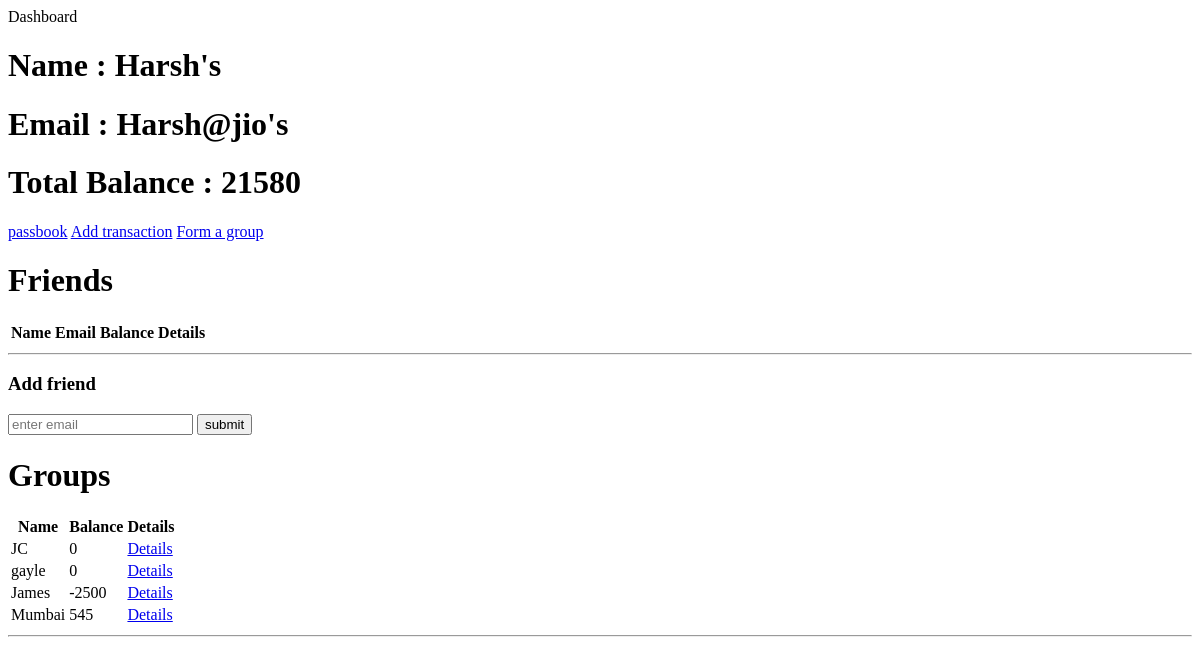
The app's page /users/6 (signed in), older data.
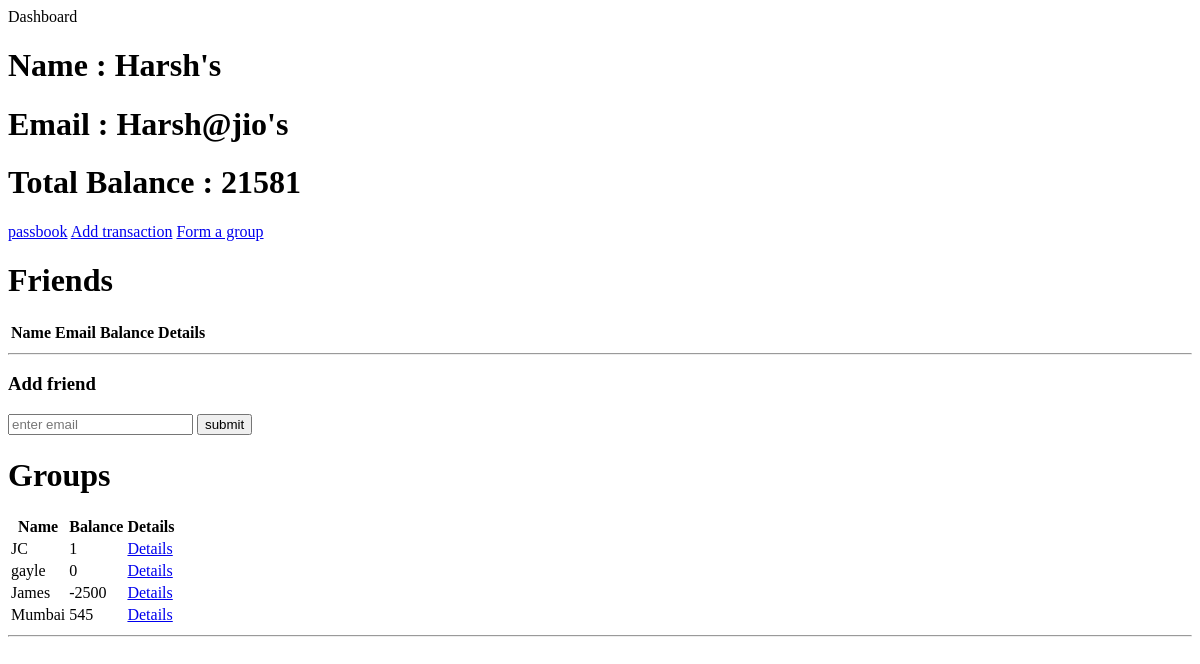
The same page, newer data.
### tables this page shows
CREATE TABLE USERS (
                  user_id integer primary key autoincrement,
                  name text not null,
                  email text not null unique,
                  password text not null,
                  total_balance integer default 0,
                  unapproved_balance integer default 0,
                  approved_balance integer default 0,
                  friends text default ",");

CREATE TABLE GROUPS(
             group_id integer primary key autoincrement,
             creator_id integer,
             name text not null
             );

### signature.py (the view)
@app.route('/users/<user_id>')
def renderHome(user_id):
    if session['user_id']== int(user_id):
        user = findUserByUser_Id(user_id)
        return render_template("user_home.html",name=user[1],email=user[2],
                               user_id=user[0],total_balance=user[4],
                               approved_balance=user[6],unapproved_balance=user[5],
                               friendList=findFriends(user_id),groupList=findAllGroupsForUser(user_id))
    else:
        return redirect('/signIn')

### signature_dbms.py (called while the page is built)
def create_connection(database):
    try:
        conn = sql.connect(database)
        return conn;
    except:
        print ("Cannot access database")

def findUserByUser_Id(id):
    query = None
    conn = create_connection("database.db")
    curr = conn.cursor()
    curr.execute("SELECT * FROM USERS WHERE user_id is '{}'".format(id))
    query = curr.fetchone()
    conn.close()
    return query

def findFriends(user_id):
    user = findUserByUser_Id(user_id)
    friends = user[7].split(",")
    friendList = []
    for i in friends:
        if not i:
            continue
        friend = findUserByUser_Id(i)
        toAdd = [friend[1],friend[2],findBalanceBetween(user_id,i)]
        friendList.append(toAdd)
    return friendList

def findGroupById(group_id):
    conn = create_connection("database.db")
    curr = conn.cursor()
    curr.execute("SELECT * FROM GROUPS WHERE(group_id) IS '{}'".format(group_id))
    group = curr.fetchone()
    conn.close()
    return group

### templates/user_home.html (shortened to what this page needs)
<head>Dashboard</head>
<body>
<h1>Name : {{name}}'s </h1>
<h1>Email : {{email}}'s</h1>
<h1>Total Balance : {{total_balance}}</h1>
<a href="/users/{{user_id}}/passbook">passbook</a>
<a href="/users/{{user_id}}/userAddTransaction">Add transaction</a>
<a href="/{{user_id}}/makeGroupForm">Form a group</a>
<h1>Friends</h1>
<table>
<tr>
    <th>Name</th>
    <th>Email</th>
    <th>Balance</th>
    <th>Details</th>
</tr>
</table>
<hr />
<h3>Add friend</h3>
<form action = "{{ url_for('addFriends',user_id = user_id) }}" method = "post">
    <p>
        <input type="email" name = "friend" placeholder= "enter email"/>
        <input type = "submit" value = "submit" />
    </p>
</form>
<h1>Groups</h1>
<table>
<tr>
    <th>Name</th>
    <th>Balance</th>
    <th>Details</th>
</tr>
{% for i in groupList %}
<tr>
    {% for k in i%}
    {% if loop.index0==0 %}
        {% for j in k %}
            <td>{{j}}</td>
        {% endfor %}
    {% else %}
        <td><a href = "/group/{{k}}">Details</a></td>
    {% endif %}
    {% endfor %}
</tr>
{% endfor %}
</table>
<hr/>
</body>

Row changes from the older to the newer data that the page shows:
changed USERS "Harsh": total_balance "21580" → "21581"
Text that changed along with them:
list line gone: "0"
new list line: "1"
